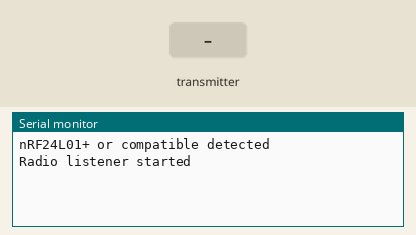
The sketch below on a simulated Arduino Uno, built with avr-gcc and run on an emulated ATmega328P. Shown: the last lines printed to the serial monitor. The test bench sets the inputs (shaded band). No radio packets arrive unless stated.

Above: at 1.2 s.
1.3 s: the transmitter starts sending lost_packet_count = 0
At 1.43 s:
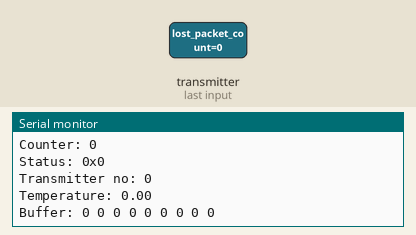
2.8 s: the transmitter starts sending heart_beat = 128
5.8 s: the transmitter starts sending status = 0
8.8 s: the transmitter starts sending clid = 0
11.8 s: the transmitter starts sending buf = 0
At 12.23 s:
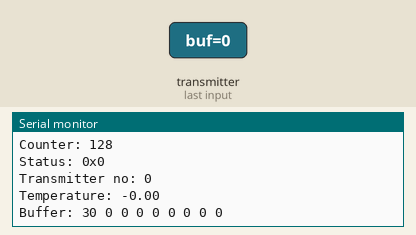

The sketch:

Reciever.ino
```cpp
#include <nRF24L01.h>
#include <printf.h>
#include <RF24.h>
#include <RF24_config.h>

#include <SPI.h>

RF24 radio(9,10);
const uint64_t pipe = 0xC0C0C0C049;
//const uint32_t pipe = 0x49C0C0C0C0;

const unsigned char  RF_TX_ADDR_VAL[5] = {0x49, 0xC0, 0xC0, 0xC0, 0xC0};

#define RF_MAX_SAMPLE_COUNT 8
typedef struct{
  uint16_t lost_packet_count; //число не принятых приемником пакетов (по которым исчерпано максимальное число попыток передачи и получения ACK)
  uint8_t heart_beat; //счетчик передач для контроля качества канала
  uint8_t status; //статус после получения прерывания завершения предыдущей посылки (0x2X - пакет успешно передан и получен ACK, 0x1X - максимальное число попыток передачи исчерпано, ACK не получен)
  uint8_t clid; //номер передатчика
 //первый байт на каждые 9 - битовая маска знаков значений температур. каждый бит - знак
 //(1 - температура отрицательная, 0 - положительная),
 //номер значения в группе последующих 8 байт массива buf равен номеру соответствующего бита
  uint8_t buf[RF_MAX_SAMPLE_COUNT + (RF_MAX_SAMPLE_COUNT >> 3) + ((RF_MAX_SAMPLE_COUNT % 8) != 0)]; //максимум 27 байт = 24 значения по 8 бит плюс 3 три байта знаковых
} tpacket;

tpacket packet;


void setup_radio(RF24& rad)
{
  rad.begin();
  if (rad.isPVariant()) Serial.println("nRF24L01+ or compatible detected");
  rad.setRetries(0x0F, 0x0F);
  rad.enableDynamicPayloads();
  rad.setChannel(0x6E);
  if (!rad.setDataRate(RF24_250KBPS)) Serial.println("Failed to set data rate");  // RF24_1MBPS или RF24_2MBPS
  //radio.setDataRate(RF24_250KBPS);
  rad.setCRCLength(RF24_CRC_16);
  rad.setPALevel(RF24_PA_HIGH);
  rad.openReadingPipe(1, /*(uint64_t *)RF_TX_ADDR_VAL*/ pipe);    // открыть канал на приём
  rad.startListening();                                         // приём
  Serial.println("Radio listener started");

}


void setup() {
  // put your setup code here, to run once:
  Serial.begin(115200);
  setup_radio(radio);
}

void loop() {
  // put your main code here, to run repeatedly:

    if(radio.available())
    {
      uint8_t len = radio.getDynamicPayloadSize();
      radio.read((void *)&packet, len);

      Serial.print("Bytes recieved: "); Serial.println(len);
      Serial.print("Packets lost: "); Serial.println(packet.lost_packet_count);
      Serial.print("Counter: "); Serial.println(packet.heart_beat);
      Serial.print("Status: "); Serial.println("0x" + String(packet.status, HEX));
      Serial.print("Transmitter no: "); Serial.println(packet.clid);

      Serial.print("Temperature: ");
      if (packet.buf[0]) Serial.print("-");
      float t = packet.buf[1] / 2.0;

      String msg = String(packet.heart_beat) + String(" Temperature: ") + String((packet.buf[0])?'-':' ') + String(t);

      Serial.println(t);

      Serial.print("Buffer: ");
      for (int i = 0; i < sizeof(packet.buf); i++)
      {
        String str = String(packet.buf[i], HEX) + " ";
        Serial.print(str);
      }

      Serial.println();
      Serial.println();
      //delay(1000);
    }
}
```

Measured:
- after the input at 1.3 s, the serial monitor: prints a new line at once (image 1)
- after the input at 11.8 s, the serial monitor: prints a new line at once (image 2)
